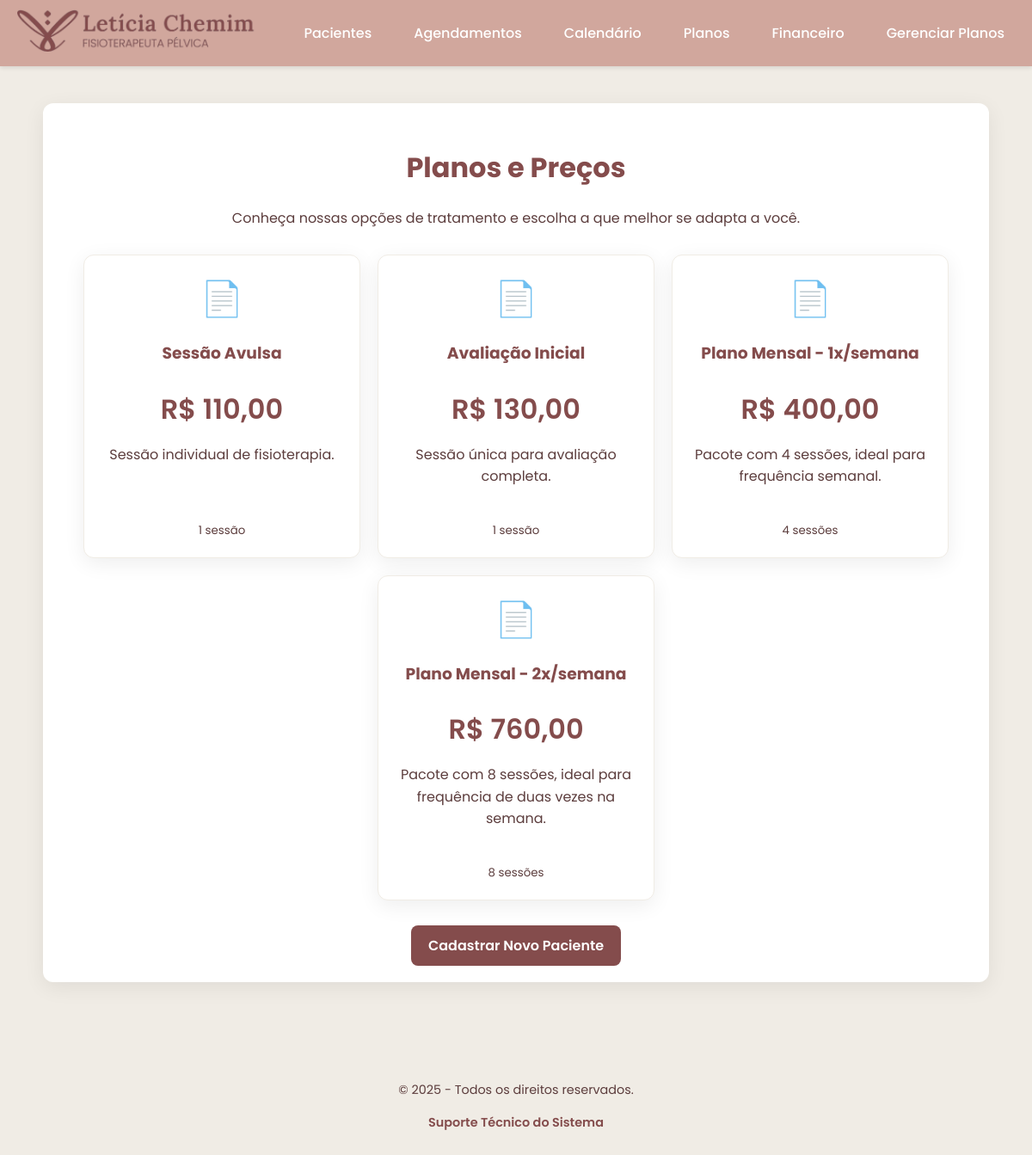
The page /planos on the database its author committed.
### tables this page shows
CREATE TABLE planos (
        id INTEGER PRIMARY KEY AUTOINCREMENT,
        nome TEXT NOT NULL,
        numero_sessoes INTEGER NOT NULL,
        valor_total REAL NOT NULL,
        descricao TEXT
    );

### app.py (the view)
@app.route('/planos')
def ver_planos():
    db = get_db()
    planos = db.execute('SELECT * FROM planos ORDER BY valor_total').fetchall()
    return render_template('planos.html', planos=planos)

### app.py (called while the page is built)
@app.context_processor
def inject_year():
    return {'current_year': datetime.now().year}

def get_db():
    db = getattr(g, '_database', None)
    if db is None:
        db = g._database = sqlite3.connect(DATABASE)
        db.row_factory = sqlite3.Row
    return db

@app.teardown_appcontext
def close_connection(exception):
    db = getattr(g, '_database', None)
    if db is not None:
        db.close()

@app.template_filter('brl')
def format_currency(value):
    if value is None:
        value = 0.0
    return f"R$ {value:,.2f}".replace(",", "X").replace(".", ",").replace("X", ".")

### templates/planos.html (shortened to what this page needs)
{% extends "base.html" %}
{% block content %}
<div class="container-large">
    <h1>Planos e Preços</h1>
    <p>Conheça nossas opções de tratamento e escolha a que melhor se adapta a você.</p>
    <div class="dashboard-menu" style="align-items: stretch;">
        {% for plano in planos %}
        <div class="menu-card-static" style="width: 280px; display: flex; flex-direction: column; justify-content: space-between;">
            <div>
                <div class="card-icon">📄</div>
                <h3 style="color: #844C4C;">{{ plano.nome }}</h3>
                <h2 class="card-title" style="margin-bottom: 15px;">{{ plano.valor_total|brl }}</h2>
                <p style="min-height: 40px;">{{ plano.descricao }}</p>
            </div>
            <div style="margin-top: 20px;">
                <small>{{ plano.numero_sessoes }} {% if plano.numero_sessoes > 1 %}sessões{% else %}sessão{% endif %}</small>
            </div>
        </div>
        {% endfor %}
    </div>
     <div class="actions-footer" style="text-align: center; margin-top: 40px;">
        <a href="{{ url_for('cadastrar_paciente') }}" class="btn-action-dash">Cadastrar Novo Paciente</a>
    </div>
</div>
{% endblock %}

### static/css/style.css (style rules this page uses)
body { font-family: 'Poppins', sans-serif; background-color: #F0ECE5; color: #5c3d3d; margin: 0; display: flex; flex-direction: column; min-height: 100vh; }
h1, h2, h3 { color: #844C4C; text-align: center; }
p { text-align: center; color: #5c3d3d; line-height: 1.6; }
a { color: #844C4C; text-decoration: none; }
.container, .container-large { background-color: #ffffff; padding: 30px 40px; border-radius: 12px; box-shadow: 0 6px 25px rgba(0, 0, 0, 0.07); width: 100%; box-sizing: border-box; margin: 0 auto; }
.container-large { max-width: 1100px; }
.dashboard-menu { display: flex; justify-content: center; gap: 20px; margin-top: 30px; flex-wrap: wrap; }
.menu-card-static, .menu-card-dynamic { background-color: #fff; border-radius: 12px; padding: 20px; width: 260px; text-align: center; box-shadow: 0 6px 25px rgba(0, 0, 0, 0.07); border: 1px solid #F0ECE5; }
.card-icon { font-size: 2.5rem; margin-bottom: 10px; color: #D1A79D; }
.card-title { font-size: 2rem; font-weight: 600; color: #844C4C; }
button, .btn-action-dash { background-color: #844C4C; border: none; border-radius: 8px; color: white; font-size: 1rem; font-weight: 600; cursor: pointer; padding: 12px 20px; transition: background-color 0.3s, transform 0.2s; }

### rows shown on the page
planos: nome "Sessão Avulsa", valor_total|brl "R$ 110,00", descricao "Sessão individual de fisioterapia.", numero_sessoes "1", shows "sessão"
planos: nome "Avaliação Inicial", valor_total|brl "R$ 130,00", descricao "Sessão única para avaliação completa.", numero_sessoes "1", shows "sessão"
planos: nome "Plano Mensal - 1x/semana", valor_total|brl "R$ 400,00", descricao "Pacote com 4 sessões, ideal para frequência semanal.", numero_sessoes "4"
planos: nome "Plano Mensal - 2x/semana", valor_total|brl "R$ 760,00", descricao "Pacote com 8 sessões, ideal para frequência de duas vezes na semana.", numero_sessoes "8"
